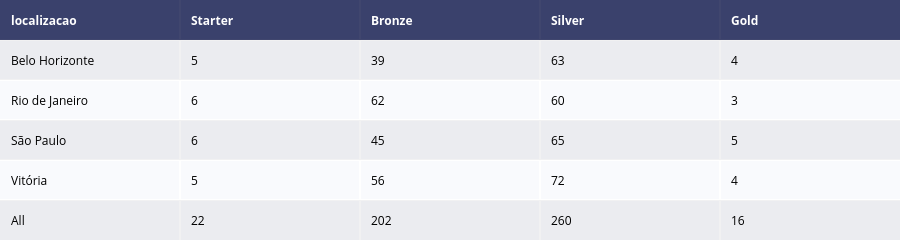

The code cell stored with this chart in its notebook:
### Code cell
# Tabela de Contingência entre Localização e Segmento de Cliente (Target)
crosstab_localizacao = pd.crosstab(
    df_segmento['localizacao'], 
    df_segmento['segmento_de_cliente'], 
    margins=True)[lista_segmento].reset_index()

tabela_localizacao = ff.create_table(crosstab_localizacao)

# Moastrar a crosstab
tabela_localizacao.show()

### Figure 1 — Plotly figure (JSON) as saved in the notebook; plotly's stock layout.template omitted (floating-point values rounded to 4 significant figures)
{"data": [{"colorscale": [[0, "#00083e"], [0.5, "#ededee"], [1, "#ffffff"]], "hoverinfo": "none", "opacity": 0.75, "showscale": false, "type": "heatmap", "z": [[0, 0, 0, 0, 0], [0.5, 0.5, 0.5, 0.5, 0.5], [1, 1, 1, 1, 1], [0.5, 0.5, 0.5, 0.5, 0.5], [1, 1, 1, 1, 1], [0.5, 0.5, 0.5, 0.5, 0.5]]}], "layout": {"annotations": [{"align": "left", "font": {"color": "#ffffff"}, "showarrow": false, "text": "<b>localizacao</b>", "x": -0.45, "xanchor": "left", "xref": "x", "y": 0, "yref": "y"}, {"align": "left", "font": {"color": "#ffffff"}, "showarrow": false, "text": "<b>Starter</b>", "x": 0.55, "xanchor": "left", "xref": "x", "y": 0, "yref": "y"}, {"align": "left", "font": {"color": "#ffffff"}, "showarrow": false, "text": "<b>Bronze</b>", "x": 1.55, "xanchor": "left", "xref": "x", "y": 0, "yref": "y"}, {"align": "left", "font": {"color": "#ffffff"}, "showarrow": false, "text": "<b>Silver</b>", "x": 2.55, "xanchor": "left", "xref": "x", "y": 0, "yref": "y"}, {"align": "left", "font": {"color": "#ffffff"}, "showarrow": false, "text": "<b>Gold</b>", "x": 3.55, "xanchor": "left", "xref": "x", "y": 0, "yref": "y"}, {"align": "left", "font": {"color": "#000000"}, "showarrow": false, "text": "Belo Horizonte", "x": -0.45, "xanchor": "left", "xref": "x", "y": 1, "yref": "y"}, {"align": "left", "font": {"color": "#000000"}, "showarrow": false, "text": "5", "x": 0.55, "xanchor": "left", "xref": "x", "y": 1, "yref": "y"}, {"align": "left", "font": {"color": "#000000"}, "showarrow": false, "text": "39", "x": 1.55, "xanchor": "left", "xref": "x", "y": 1, "yref": "y"}, {"align": "left", "font": {"color": "#000000"}, "showarrow": false, "text": "63", "x": 2.55, "xanchor": "left", "xref": "x", "y": 1, "yref": "y"}, {"align": "left", "font": {"color": "#000000"}, "showarrow": false, "text": "4", "x": 3.55, "xanchor": "left", "xref": "x", "y": 1, "yref": "y"}, {"align": "left", "font": {"color": "#000000"}, "showarrow": false, "text": "Rio de Janeiro", "x": -0.45, "xanchor": "left", "xref": "x", "y": 2, "yref": "y"}, {"align": "left", "font": {"color": "#000000"}, "showarrow": false, "text": "6", "x": 0.55, "xanchor": "left", "xref": "x", "y": 2, "yref": "y"}, {"align": "left", "font": {"color": "#000000"}, "showarrow": false, "text": "62", "x": 1.55, "xanchor": "left", "xref": "x", "y": 2, "yref": "y"}, {"align": "left", "font": {"color": "#000000"}, "showarrow": false, "text": "60", "x": 2.55, "xanchor": "left", "xref": "x", "y": 2, "yref": "y"}, {"align": "left", "font": {"color": "#000000"}, "showarrow": false, "text": "3", "x": 3.55, "xanchor": "left", "xref": "x", "y": 2, "yref": "y"}, {"align": "left", "font": {"color": "#000000"}, "showarrow": false, "text": "São Paulo", "x": -0.45, "xanchor": "left", "xref": "x", "y": 3, "yref": "y"}, {"align": "left", "font": {"color": "#000000"}, "showarrow": false, "text": "6", "x": 0.55, "xanchor": "left", "xref": "x", "y": 3, "yref": "y"}, {"align": "left", "font": {"color": "#000000"}, "showarrow": false, "text": "45", "x": 1.55, "xanchor": "left", "xref": "x", "y": 3, "yref": "y"}, {"align": "left", "font": {"color": "#000000"}, "showarrow": false, "text": "65", "x": 2.55, "xanchor": "left", "xref": "x", "y": 3, "yref": "y"}, {"align": "left", "font": {"color": "#000000"}, "showarrow": false, "text": "5", "x": 3.55, "xanchor": "left", "xref": "x", "y": 3, "yref": "y"}, {"align": "left", "font": {"color": "#000000"}, "showarrow": false, "text": "Vitória", "x": -0.45, "xanchor": "left", "xref": "x", "y": 4, "yref": "y"}, {"align": "left", "font": {"color": "#000000"}, "showarrow": false, "text": "5", "x": 0.55, "xanchor": "left", "xref": "x", "y": 4, "yref": "y"}, {"align": "left", "font": {"color": "#000000"}, "showarrow": false, "text": "56", "x": 1.55, "xanchor": "left", "xref": "x", "y": 4, "yref": "y"}, {"align": "left", "font": {"color": "#000000"}, "showarrow": false, "text": "72", "x": 2.55, "xanchor": "left", "xref": "x", "y": 4, "yref": "y"}, {"align": "left", "font": {"color": "#000000"}, "showarrow": false, "text": "4", "x": 3.55, "xanchor": "left", "xref": "x", "y": 4, "yref": "y"}, {"align": "left", "font": {"color": "#000000"}, "showarrow": false, "text": "All", "x": -0.45, "xanchor": "left", "xref": "x", "y": 5, "yref": "y"}, {"align": "left", "font": {"color": "#000000"}, "showarrow": false, "text": "22", "x": 0.55, "xanchor": "left", "xref": "x", "y": 5, "yref": "y"}, {"align": "left", "font": {"color": "#000000"}, "showarrow": false, "text": "202", "x": 1.55, "xanchor": "left", "xref": "x", "y": 5, "yref": "y"}, {"align": "left", "font": {"color": "#000000"}, "showarrow": false, "text": "260", "x": 2.55, "xanchor": "left", "xref": "x", "y": 5, "yref": "y"}, {"align": "left", "font": {"color": "#000000"}, "showarrow": false, "text": "16", "x": 3.55, "xanchor": "left", "xref": "x", "y": 5, "yref": "y"}], "height": 230, "margin": {"b": 0, "l": 0, "r": 0, "t": 0}, "xaxis": {"dtick": 1, "gridwidth": 2, "showticklabels": false, "tick0": -0.5, "ticks": "", "zeroline": false}, "yaxis": {"autorange": "reversed", "dtick": 1, "gridwidth": 2, "showticklabels": false, "tick0": 0.5, "ticks": "", "zeroline": false}}}
